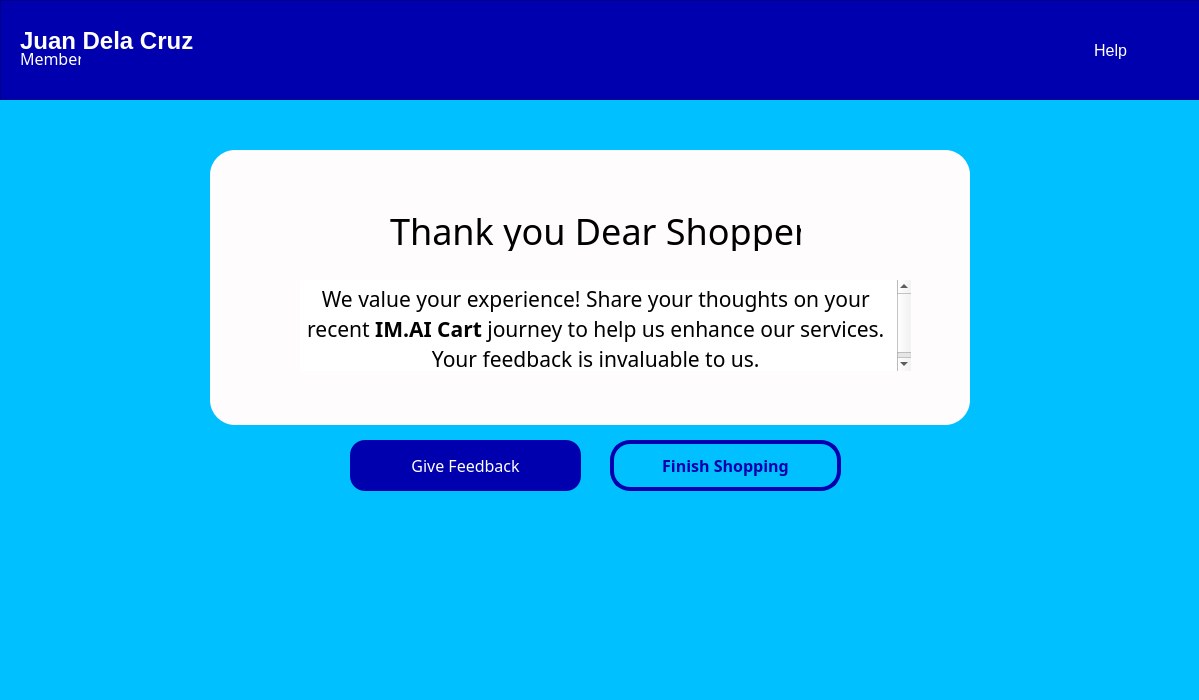
<?xml version="1.0" encoding="UTF-8"?>
<ui version="4.0">
 <class>MainWindow</class>
 <widget class="QMainWindow" name="MainWindow">
  <property name="geometry">
   <rect>
    <x>0</x>
    <y>0</y>
    <width>1199</width>
    <height>700</height>
   </rect>
  </property>
  <property name="windowTitle">
   <string>MainWindow</string>
  </property>
  <property name="styleSheet">
   <string notr="true">#centralwidget{
	background-color:#00C0FF;
}</string>
  </property>
  <widget class="QWidget" name="centralwidget">
   <widget class="QFrame" name="navigationFrame">
    <property name="geometry">
     <rect>
      <x>0</x>
      <y>0</y>
      <width>1200</width>
      <height>100</height>
     </rect>
    </property>
    <property name="styleSheet">
     <string notr="true">#navigationFrame{
	background-color:#0000AF;
}</string>
    </property>
    <property name="frameShape">
     <enum>QFrame::StyledPanel</enum>
    </property>
    <property name="frameShadow">
     <enum>QFrame::Raised</enum>
    </property>
    <widget class="QLabel" name="nameOutput">
     <property name="geometry">
      <rect>
       <x>20</x>
       <y>30</y>
       <width>181</width>
       <height>21</height>
      </rect>
     </property>
     <property name="styleSheet">
      <string notr="true">#nameOutput{
	font-weight:bold;
	font-size:24px;
	color:#fff;
}</string>
     </property>
     <property name="text">
      <string>Juan Dela Cruz</string>
     </property>
    </widget>
    <widget class="QLabel" name="roleOutput">
     <property name="geometry">
      <rect>
       <x>20</x>
       <y>50</y>
       <width>61</width>
       <height>16</height>
      </rect>
     </property>
     <property name="styleSheet">
      <string notr="true">#roleOutput{
	font-size:16px;
	font-family:Montserrat;
	color:#fff;
}</string>
     </property>
     <property name="text">
      <string>Member</string>
     </property>
    </widget>
    <widget class="QPushButton" name="helpPushButton">
     <property name="geometry">
      <rect>
       <x>1060</x>
       <y>30</y>
       <width>101</width>
       <height>41</height>
      </rect>
     </property>
     <property name="styleSheet">
      <string notr="true">#helpPushButton{
	background-color:none;
	border:none;
	color:#fff;
	font-size:16px;
}</string>
     </property>
     <property name="text">
      <string>Help</string>
     </property>
    </widget>
   </widget>
   <widget class="QPushButton" name="finishPushButton">
    <property name="geometry">
     <rect>
      <x>610</x>
      <y>440</y>
      <width>231</width>
      <height>51</height>
     </rect>
    </property>
    <property name="styleSheet">
     <string notr="true">#finishPushButton{
	background-color:none;
	border:4px solid #0000AF;
	border-radius:20px;
	font-family:Montserrat;
	font-size:16px;
	font-weight:bold;
	color:#0000AF;
}</string>
    </property>
    <property name="text">
     <string>Finish Shopping</string>
    </property>
   </widget>
   <widget class="QPushButton" name="feedBackPushButton">
    <property name="geometry">
     <rect>
      <x>350</x>
      <y>440</y>
      <width>231</width>
      <height>51</height>
     </rect>
    </property>
    <property name="styleSheet">
     <string notr="true">#feedBackPushButton{
	background-color:#0000AF;
	border-radius:15px;
	font-size:16px;
	font-family:Montserrat;
	color:#fff;
}</string>
    </property>
    <property name="text">
     <string>Give Feedback</string>
    </property>
   </widget>
   <widget class="QFrame" name="qrFrame">
    <property name="geometry">
     <rect>
      <x>210</x>
      <y>150</y>
      <width>760</width>
      <height>275</height>
     </rect>
    </property>
    <property name="styleSheet">
     <string notr="true">#qrFrame{
	background-color:#FEFCFC;
	border-radius:25px;
}</string>
    </property>
    <property name="frameShape">
     <enum>QFrame::StyledPanel</enum>
    </property>
    <property name="frameShadow">
     <enum>QFrame::Raised</enum>
    </property>
    <widget class="QLabel" name="thankyouLabel">
     <property name="geometry">
      <rect>
       <x>180</x>
       <y>60</y>
       <width>411</width>
       <height>41</height>
      </rect>
     </property>
     <property name="styleSheet">
      <string notr="true">#thankyouLabel{
	font-family:Montserrat;
	font-size:36px;
	
}</string>
     </property>
     <property name="text">
      <string>Thank you Dear Shopper!</string>
     </property>
    </widget>
    <widget class="QTextEdit" name="feedbackParagraph">
     <property name="geometry">
      <rect>
       <x>90</x>
       <y>130</y>
       <width>611</width>
       <height>91</height>
      </rect>
     </property>
     <property name="styleSheet">
      <string notr="true">#feedbackParagraph{
	font-size:20px;
	font-family:Montserrat;
	border:none;
	
}</string>
     </property>
     <property name="readOnly">
      <bool>true</bool>
     </property>
     <property name="html">
      <string>&lt;!DOCTYPE HTML PUBLIC &quot;-//W3C//DTD HTML 4.0//EN&quot; &quot;http://www.w3.org/TR/REC-html40/strict.dtd&quot;&gt;
&lt;html&gt;&lt;head&gt;&lt;meta name=&quot;qrichtext&quot; content=&quot;1&quot; /&gt;&lt;style type=&quot;text/css&quot;&gt;
p, li { white-space: pre-wrap; }
&lt;/style&gt;&lt;/head&gt;&lt;body style=&quot; font-family:'Montserrat'; font-size:20px; font-weight:400; font-style:normal;&quot;&gt;
&lt;p align=&quot;center&quot; style=&quot; margin-top:0px; margin-bottom:0px; margin-left:0px; margin-right:0px; -qt-block-indent:0; text-indent:0px;&quot;&gt;&lt;span style=&quot; font-family:'MS Shell Dlg 2'; font-size:16pt;&quot;&gt;We value your experience! Share your thoughts on your &lt;/span&gt;&lt;/p&gt;
&lt;p align=&quot;center&quot; style=&quot; margin-top:0px; margin-bottom:0px; margin-left:0px; margin-right:0px; -qt-block-indent:0; text-indent:0px;&quot;&gt;&lt;span style=&quot; font-family:'MS Shell Dlg 2'; font-size:16pt;&quot;&gt;recent &lt;/span&gt;&lt;span style=&quot; font-family:'MS Shell Dlg 2'; font-size:16pt; font-weight:600;&quot;&gt;IM.AI Cart&lt;/span&gt;&lt;span style=&quot; font-family:'MS Shell Dlg 2'; font-size:16pt;&quot;&gt; journey to help us enhance our services. &lt;/span&gt;&lt;/p&gt;
&lt;p align=&quot;center&quot; style=&quot; margin-top:0px; margin-bottom:0px; margin-left:0px; margin-right:0px; -qt-block-indent:0; text-indent:0px;&quot;&gt;&lt;span style=&quot; font-family:'MS Shell Dlg 2'; font-size:16pt;&quot;&gt;Your feedback is invaluable to us. &lt;/span&gt;&lt;/p&gt;&lt;/body&gt;&lt;/html&gt;</string>
     </property>
    </widget>
   </widget>
  </widget>
 </widget>
 <resources/>
 <connections/>
</ui>
